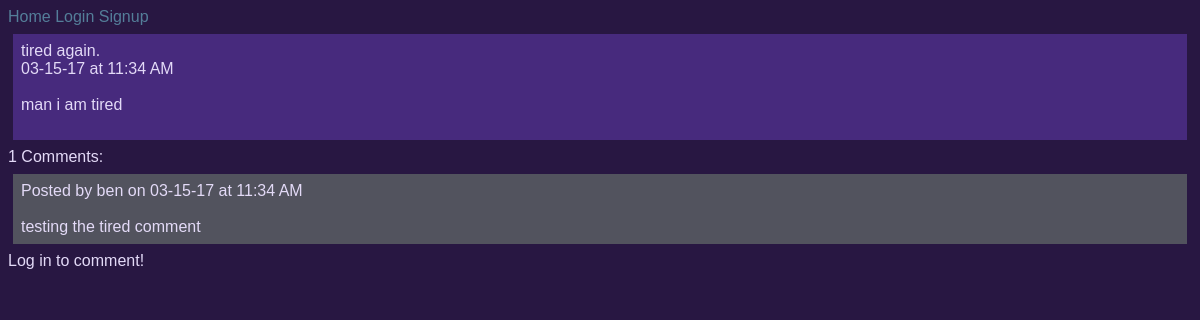
The app's page /ben/posts/13/, older data.
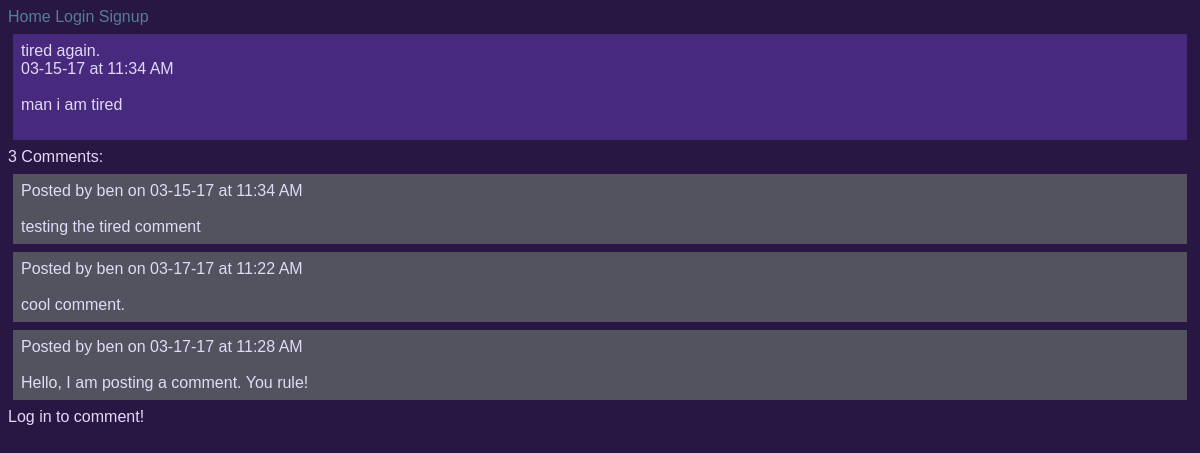
The same page, newer data.
### comments/models.py (models this page shows)
class Comment(models.Model):
	body = models.TextField()
	pub_date = models.DateTimeField('date published', auto_now_add=True)
	post = models.ForeignKey(Post, on_delete=models.CASCADE)
	user = models.ForeignKey(User, on_delete=models.CASCADE)
	def utc_to_local(self, utc_datetime):
		return utc_datetime.astimezone(tz=None)
	def __str__(self):
		date = self.utc_to_local(self.pub_date).strftime('%m-%d-%y')
		time = self.utc_to_local(self.pub_date).strftime('%I:%M %p')
		return '%s at %s \n\n %s \n' % (date, time, self.body)

### posts/views.py (the view)
# urls.py: url(r'^(?P<post_number>\d+)/$', views.displayPost, name='display-post')
def displayPost(request, username, post_number):
	post = Post.objects.get(user=User.objects.get(username=username), id=post_number)
	num_comments = post.num_comments
	comments = Comment.objects.filter(post=post)
	if request.method == "POST":
		form = CommentForm(request.POST)
		if form.is_valid():
			comment = form.save(commit=False)
			comment.user = request.user
			comment.post = post
			comment.post.num_comments += 1
			comment.post.save()
			comment.save()
			return redirect('posts:display-post', username=username, post_number=post_number)
	else:
		form = CommentForm()
	return render(request, 'posts/single_post.html', {'post': post, 'comments':comments, 'num_comments':num_comments, 'form': form})

### posts/models.py (called while the page is built)
	def utc_to_local(self, utc_datetime):
		return utc_datetime.astimezone(tz=None)

	def __str__(self):
		date = self.utc_to_local(self.pub_date).strftime('%m-%d-%y')
		time = self.utc_to_local(self.pub_date).strftime('%I:%M %p')
		return '%s at %s \n\n %s \n\n' % (date, time, self.body)

### posts/templates/posts/single_post.html
{% extends 'Blog/base.html' %}
{% block content %}
<div id="post">
{{ post.title|linebreaksbr }}<br>
{{ post|linebreaksbr }}
</div>
{{ num_comments }} Comments:<br>
{% for comment in comments %}
	<div id="comment">
	Posted by {{ comment.user }} on
	{{ comment|linebreaksbr }}
	</div>
{% endfor %}
{% if user.is_authenticated %}
	<form action="" method="post">
	{% csrf_token %}
	<h2>Comment:</h2>
		<table>
		{{form.as_table}}
		</table>
		<input type="submit", value="Chime in!">
	</form>
{% else %}
Log in to comment!
{% endif %}
{% endblock content %}

Row changes from the older to the newer data that the page shows:
added Comment: user "ben", pub_date+body "03-17-17 at 11:22 AM cool comment."
added Comment: user "ben", pub_date+body "03-17-17 at 11:28 AM Hello, I am posting a comment. You rule!"
Text that changed along with them:
{{ num_comments }}: "1" → "3"
